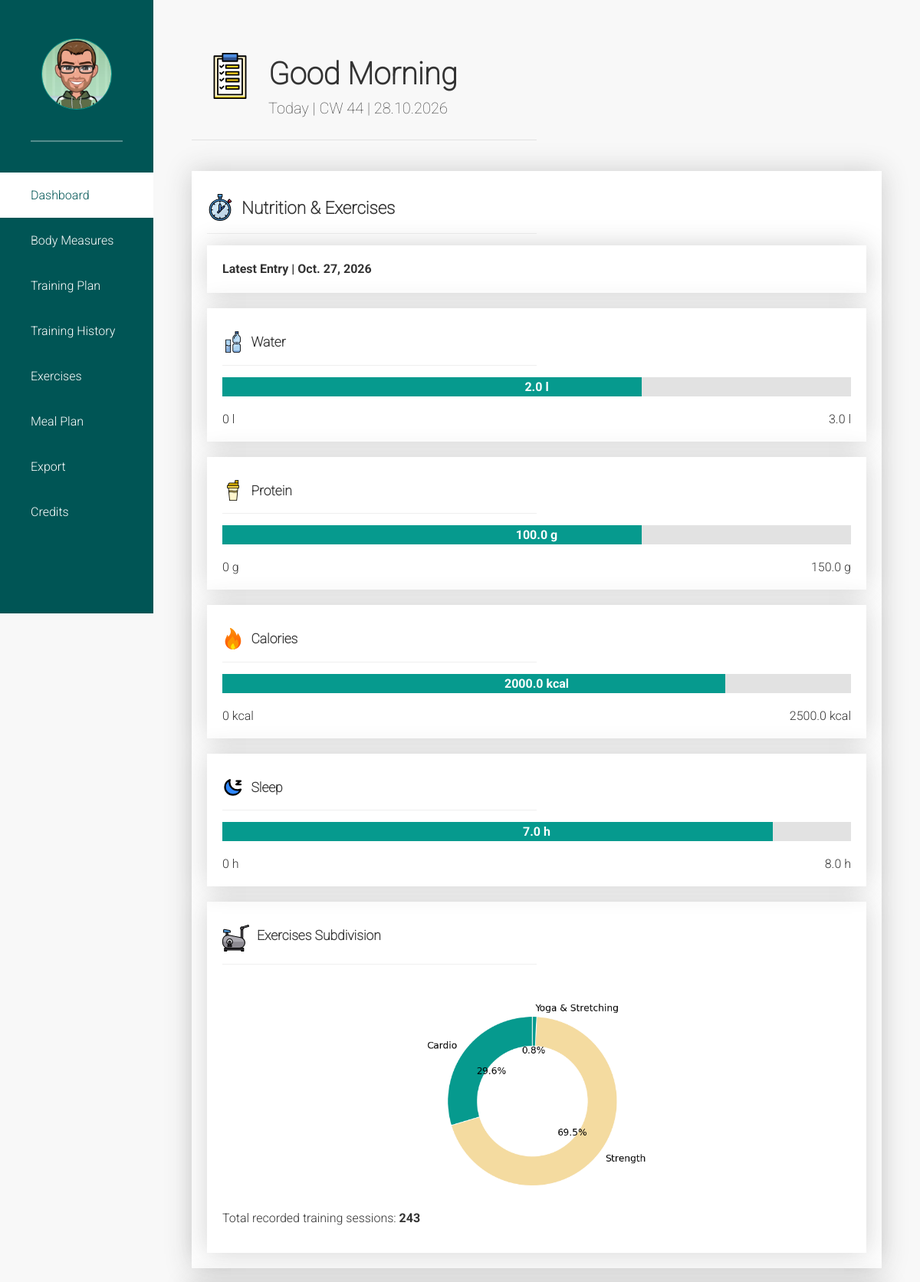
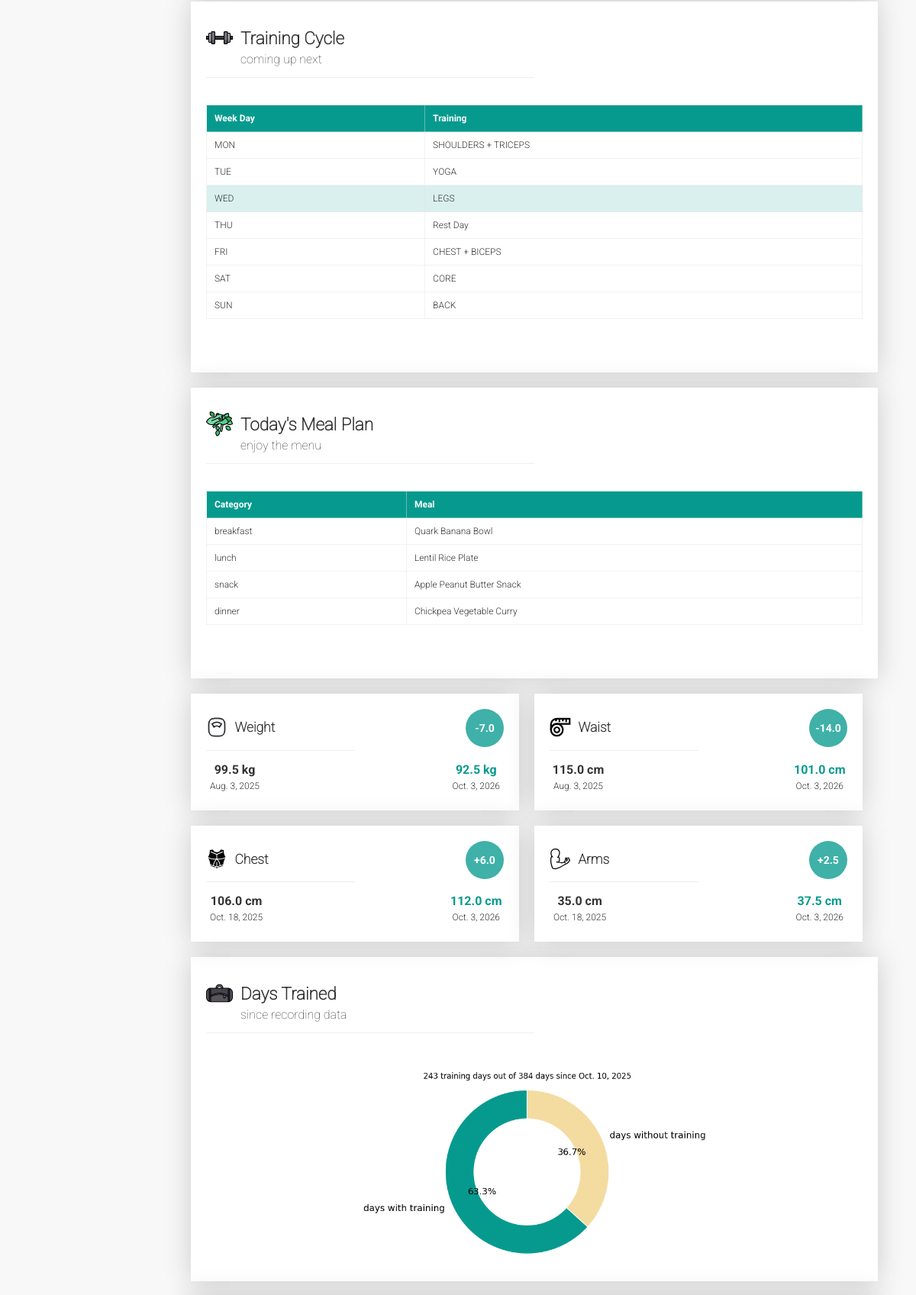
The page / (upper part) on the database its author committed (2 pictures, top to bottom).
### tracker/models.py (models this page shows, shortened)
class Nutrition(models.Model):
    date = models.DateField()
    water_l = models.FloatField(null=True, blank=True)
    water_l_aim = models.FloatField(null=True, blank=True, default=3.0)
    protein_g = models.FloatField(null=True, blank=True)
    protein_g_aim = models.FloatField(null=True, blank=True, default=150.0)
    calories_kcal = models.FloatField(null=True, blank=True)
    calories_kcal_aim = models.FloatField(null=True, blank=True, default=2500.0)
    sleep_h = models.FloatField(null=True, blank=True)
    sleep_h_aim = models.FloatField(null=True, blank=True, default=8.0)

class TrainingPlan(models.Model):
    STRENGTH = "Strength"
    CARDIO = "Cardio"
    YOGA_STRETCHING = "Yoga & Stretching"
    TRAINING_TYPE_CHOICES = [
        (STRENGTH, "Strength"),
        (CARDIO, "Cardio"),
        (YOGA_STRETCHING, "Yoga & Stretching"),
    ]
    date = models.DateField()
    training_type = models.CharField(
        max_length=100,
        choices=TRAINING_TYPE_CHOICES,
        default=STRENGTH,
    )
    training_program = models.CharField(
        max_length=100,
        null=True,
        blank=True,
    )
    training_note = models.TextField(
        null=True,
        blank=True,
    )

class Meal(models.Model):
    BREAKFAST = "breakfast"
    LUNCH = "lunch"
    DINNER = "dinner"
    SNACK = "snack"
    CATEGORY_CHOICES = [
        (BREAKFAST, "Breakfast"),
        (LUNCH, "Lunch"),
        (DINNER, "Dinner"),
        (SNACK, "Snack"),
    ]
    name = models.CharField(max_length=200)
    category = models.CharField(
        max_length=50,
        choices=CATEGORY_CHOICES,
        default=BREAKFAST,
    )

class BodyMeasure(models.Model):
    date = models.DateField()
    weight = models.FloatField(null=True, blank=True)
    waist = models.FloatField(null=True, blank=True)
    chest = models.FloatField(null=True, blank=True)
    arm_left = models.FloatField(null=True, blank=True)
    arm_right = models.FloatField(null=True, blank=True)

### tracker/views.py (the view)
# urls.py: path("", views.dashboard, name="dashboard"),
def dashboard(request):
    return render(
        request,
        "tracker/dashboard.html",
        get_dashboard_context(request),
    )

### tracker/views.py (called while the page is built, shortened)
def figure_to_base64(fig):
    buffer = io.BytesIO()
    fig.savefig(buffer, format="png", bbox_inches="tight")
    buffer.seek(0)
    image_png = buffer.getvalue()
    buffer.close()
    plt.close(fig)
    return base64.b64encode(image_png).decode("utf-8")

def donut_chart_generator(values, labels, title=""):
    fig, ax = plt.subplots(figsize=(5, 5))
    ax.pie(
        values,
        labels=labels,
        autopct="%1.1f%%",
        startangle=90,
        colors=CHART_COLORS,
        textprops={
            "fontsize": 14,
        },
        wedgeprops={
            "width": 0.35,
            "edgecolor": "white",
        },
    )
    ax.set_title(title)
    ax.axis("equal")
    return fig

def get_user_data(request):
    user = request.user
    if not user.is_authenticated:
        return None

def get_current_date():
    today = datetime.date.today()
    calendar_week = today.isocalendar().week
    return f"CW {calendar_week:02d} | {today.strftime('%d.%m.%Y')}"

def get_current_salute():
    current_hour = datetime.datetime.now().hour
    if 5 <= current_hour < 12:
        return "Good Morning"
    elif 12 <= current_hour < 17:
        return "Welcome back"
    elif 17 <= current_hour < 22:
        return "Good Evening"
    else:
        return "Hello"

def calc_nutrition_difference(value, aim):
    if value is None or aim is None:
        return None
    return round(value - aim, 2)

def get_daily_meal_suggestions():
    today = datetime.date.today()
    rng = random.Random(today.toordinal())
    all_meals = (
        Meal.objects
        .order_by("category", "id")
    )
    meal_dict = {
        "breakfast": [],
        "lunch": [],
        "snack": [],
        "dinner": [],
    }
    for meal in all_meals:
        if meal.category in meal_dict:
            meal_dict[meal.category].append(meal)
    return {
        "breakfast": rng.choice(meal_dict["breakfast"]) if meal_dict["breakfast"] else None,
        "lunch": rng.choice(meal_dict["lunch"]) if meal_dict["lunch"] else None,
        "snack": rng.choice(meal_dict["snack"]) if meal_dict["snack"] else None,
        "dinner": rng.choice(meal_dict["dinner"]) if meal_dict["dinner"] else None,
    }

def calc_body_measure_difference(first_measures, latest_measures, field_name):
    first_value = first_measures[field_name]
    latest_value = latest_measures[field_name]
    if first_value is None or latest_value is None:
        return None
    return round(latest_value - first_value, 2)

### tracker/templates/tracker/dashboard.html (shortened to what this page needs)
{% extends "tracker/base.html" %}
{% load static %}
{% block content %}
<div class="data-page dashboard-page">
    <div class="box-100 box-shadow data-page-box">
        <img class="data-page-box-icon" src="{% static 'tracker/svg/check-list.svg' %}"
            alt="Fitness Dashboard | Check List Icon" aria-hidden="true">
        <div class="data-page-header-box">
            {% if current_salute and user_data and user_data.first_name %}
            <h1 class="data-page-box-headline">
                {{ current_salute }}, {{ user_data.first_name }}
            </h1>
            {% elif current_salute and user_data and user_data.username %}
            <h1 class="data-page-box-headline">
                {{ current_salute }}, {{ user_data.username }}
            </h1>
            {% elif current_salute %}
            <h1 class="data-page-box-headline">
                {{ current_salute }}
            </h1>
            {% else %}
            <h1 class="data-page-box-headline">
                Dashboard
            </h1>
            {% endif %}
            {% if current_date %}
            <span class="data-page-box-subheadline">
                Today | {{ current_date }}
            </span>
            {% else %}
            <span class="data-page-box-subheadline">
                The All-in-One Overview
            </span>
            {% endif %}
        </div>
    </div>
    <div class="box-container">
        <div class="box-100 box-shadow info-box">
            <div class="info-box-header">
                <div class="info-box-header-icon">
                    <img src="{% static 'tracker/svg/chronometer-timer.svg' %}"
                        alt="Fitness Dashboard | Chronometer Icon" aria-hidden="true">
                </div>
                <div class="info-box-header-headlines">
                    <h2 class="info-box-icon-headline">Nutrition & Exercises</h2>
                </div>
            </div>
            <div class="info-box-inner">
                <div class="box-50">
                    {% if current_nutrition.nutrition_rows %}
                    <div class="info-box-inner">
                        <div class="box-100 box-shadow info-box">
                            <h4>Latest Entry | {{ current_nutrition.latest_nutrition.date }}</h4>
                        </div>
                        {% for row in current_nutrition.nutrition_rows %}
                        <div class="box-50 box-shadow info-box">
                            <div class="info-box-header">
                                <div class="info-box-header-icon-small">
                                    <img src="{% static row.icon %}" alt="Fitness Dashboard | {{ row.label }} Icon">
                                </div>
                                <div class="info-box-header-headlines">
                                    <h3 class="info-box-icon-headline">{{ row.label }}</h3>
                                </div>
                            </div>
                            <div class="info-text">
                                <div class="info-bar-box">
                                    {% if row.value is not None %}
                                    <div class="info-bar">
                                        <div class="info-bar-inner"
                                            style="width: calc({{ row.value }} * 100% / {{ row.aim }});">
                                        </div>
                                        <p>{{ row.value }} {{ row.unit }}</p>
                                    </div>
                                    <div class="info-bar-text">
                                        <p>0 {{ row.unit }}</p>
                                        <p>{{ row.aim }} {{ row.unit }}</p>
                                    </div>
                                    {% else %}
                                    <p>No data for today</p>
                                    {% endif %}
                                </div>
                            </div>
                        </div>
                        {% endfor %}
                        {% else %}
                        <p>No nutrition data available yet.</p>
                        {% endif %}
                    </div>
                </div>
                <div class="box-50 box-shadow info-box">
                    <div class="info-box-header">
                        <div class="info-box-header-icon">
                            <img src="{% static 'tracker/svg/stationary-bike.svg' %}"
                                alt="Fitness Dashboard | Stationary Bike Icon" aria-hidden="true">
                        </div>
                        <div class="info-box-header-headlines">
                            <h3 class="info-box-icon-headline">Exercises Subdivision</h3>
                        </div>
                    </div>
                    {% if exercise_types_as_donut_chart %}
                    <img class="dashboard-plot"
                        alt="{{ exercise_types_as_donut_chart.alt }}">
                    <p>
                        Total recorded training sessions:
                        <strong>{{ exercise_types_as_donut_chart.total_training_sessions }}</strong>
                    </p>
                    {% else %}
                    <p>No training type data available yet.</p>
                    {% endif %}
                </div>
            </div>
        </div>
        <div class="box-50 box-shadow info-box">
            <div class="info-box-header">
                <div class="info-box-header-icon">
                    <img src="{% static 'tracker/svg/dumbbell-gym.svg' %}" alt="Fitness Dashboard | Dumbbell Icon"
                        aria-hidden="true">
                </div>
                <div class="info-box-header-headlines">
                    <h2 class="info-box-icon-headline">Training Cycle</h2>
                    <span class="info-box-icon-subheadline">coming up next</span>
                </div>
            </div>
            {% if weekly_split %}
            <table>
                <thead>
                    <tr>
                        <th>Week Day</th>
                        <th>Training</th>
                    </tr>
                </thead>
                <tbody>
                    {% for day in weekly_split.days %}
                    <tr class="{% if day.is_today %}training-day-today{% endif %}">
                        <td>{{ day.weekday }}</td>
                        <td>{{ day.training_name }}</td>
                    </tr>
                    {% endfor %}
                </tbody>
            </table>
            {% else %}
            <p>No training cycle available.</p>
            {% endif %}
        </div>
        <div class="box-50 box-shadow info-box">
            <div class="info-box-header">
                <div class="info-box-header-icon">
                    <img src="{% static 'tracker/svg/salad.svg' %}" alt="Fitness Dashboard | Salad Icon"
                        aria-hidden="true">
                </div>
                <div class="info-box-header-headlines">
                    <h2 class="info-box-icon-headline">Today's Meal Plan</h2>
                    <span class="info-box-icon-subheadline">enjoy the menu</span>
                </div>
            </div>
            {% if daily_meal_suggestions %}
            <table>
                <thead>
                    <tr>
                        <th>Category</th>
                        <th>Meal</th>
                    </tr>
                </thead>
                <tbody>
                    {% for category, meal in daily_meal_suggestions.items %}
                    <tr>
                        <td>{{ meal.category }}</td>
                        <td>{{ meal.name }}</td>
                    </tr>
                    {% endfor %}
                </tbody>
            </table>
            {% else %}
                <p>No meal plan selected for today yet.</p>
            {% endif %}
        </div>
        {% if body_measure_improvement %}
        <div class="box-100 info-box">
            <div class="info-box-inner">
                {% for row in body_measure_improvement.measure_rows %}
                {% if row.label != 'Arm left' %}
                <div class="box-25 box-shadow info-box">
                    <div class="info-box-header">
                        <div class="info-box-header-icon-small">
                            <img {% if row.flip_icon %}style="transform: scaleX(-1);" {% endif %}
                                src="{% static row.icon %}" alt="Fitness Dashboard | {{ row.label }} Icon">
                        </div>
                        <div class="info-box-header-headlines">
                            {% if row.label == 'Arm right' %}
                            <h3 class="info-box-icon-headline">Arms</h3>
                            {% else %}
                            <h3 class="info-box-icon-headline">{{ row.label }}</h3>
                            {% endif %}
                        </div>
                        <div class="info-compare-box {{ row.success_class }}">
                            {% if row.difference is not None %}
                            {% if row.difference > 0 %}
                            +{{ row.difference }}
                            {% else %}
                            {{ row.difference }}
                            {% endif %}
                            {% else %}
                            —
                            {% endif %}
                        </div>
                    </div>
                    <div class="info-text">
                        <div class="info-text-box">
                            {% if row.first_value is not None %}
                            <p>{{ row.first_value }} {{ row.unit }}</p>
                            <small>{{ row.first_date }}</small>
                            {% else %}
                            <p>—</p>
                            {% endif %}
                        </div>
                        <div class="info-text-box {{ row.success_class }}">
                            {% if row.latest_value is not None %}
                            <p>{{ row.latest_value }} {{ row.unit }}</p>
                            <small>{{ row.latest_date }}</small>
                            {% else %}
                            <p>—</p>
                            {% endif %}
                        </div>
                    </div>
                </div>
                {% endif %}
                {% endfor %}
            </div>
        </div>
        {% else %}
        <div class="box-100 box-shadow info-box">
            <p>No body measurement data available yet.</p>
        </div>
        {% endif %}
        <div class="box-50 box-shadow info-box">
            <div class="info-box-header">
                <div class="info-box-header-icon">
                    <img src="{% static 'tracker/svg/sport-bag.svg' %}" alt="Fitness Dashboard | Sport Bag Icon"
                        aria-hidden="true">
                </div>
                <div class="info-box-header-headlines">
                    <h2 class="info-box-icon-headline">Days Trained</h2>
                    <span class="info-box-icon-subheadline">since recording data</span>
                </div>
            </div>
            {% if days_trained %}
            <img class="dashboard-plot"
                alt="Fitness Dashboard | {{ days_trained.alt }}">
            {% else %}
            <p>No training data available yet.</p>
            {% endif %}
        </div>
    </div>
</div>
</div>
{% endblock %}

### rows shown on the page
Nutrition: latest_nutrition "Oct. 27, 2026", value "2.0" "100.0" "2000.0" "7.0", aim "3.0" "150.0" "2500.0" "8.0"
TrainingPlan: weekday "MON", training_name "SHOULDERS + TRICEPS"
TrainingPlan: weekday "TUE", training_name "YOGA"
TrainingPlan: weekday "WED", training_name "LEGS"
TrainingPlan: weekday "FRI", training_name "CHEST + BICEPS"
TrainingPlan: weekday "SAT", training_name "CORE"
TrainingPlan: weekday "SUN", training_name "BACK"
Meal: category "breakfast", name "Quark Banana Bowl"
Meal: category "lunch", name "Lentil Rice Plate"
Meal: category "snack", name "Apple Peanut Butter Snack"
Meal: category "dinner", name "Chickpea Vegetable Curry"
BodyMeasure: first_value "99.5" "115.0", first_date "Aug. 3, 2025" "Aug. 3, 2025"
BodyMeasure: latest_value "92.5" "101.0" "112.0" "37.5", latest_date "Oct. 3, 2026" "Oct. 3, 2026" "Oct. 3, 2026" "Oct. 3, 2026"
BodyMeasure: first_value "106.0" "35.0", first_date "Oct. 18, 2025" "Oct. 18, 2025"

### other values the page prints
{{ current_salute }} "Good Morning"
{{ current_date }} "CW 44 | 28.10.2026"
{{ row.label }} "Water" "Protein" "Calories" "Sleep"
{{ row.unit }} "l" "g" "kcal" "h"
{{ exercise_types_as_donut_chart.total_training_sessions }} "243"
{{ day.weekday }} "THU"
{{ day.training_name }} "Rest Day"
{{ row.label }} "Weight" "Waist" "Chest"
{{ row.difference }} "-7.0" "-14.0"
{{ row.unit }} "kg" "cm" "cm" "cm"
{{ row.difference }} "6.0" "2.5"
